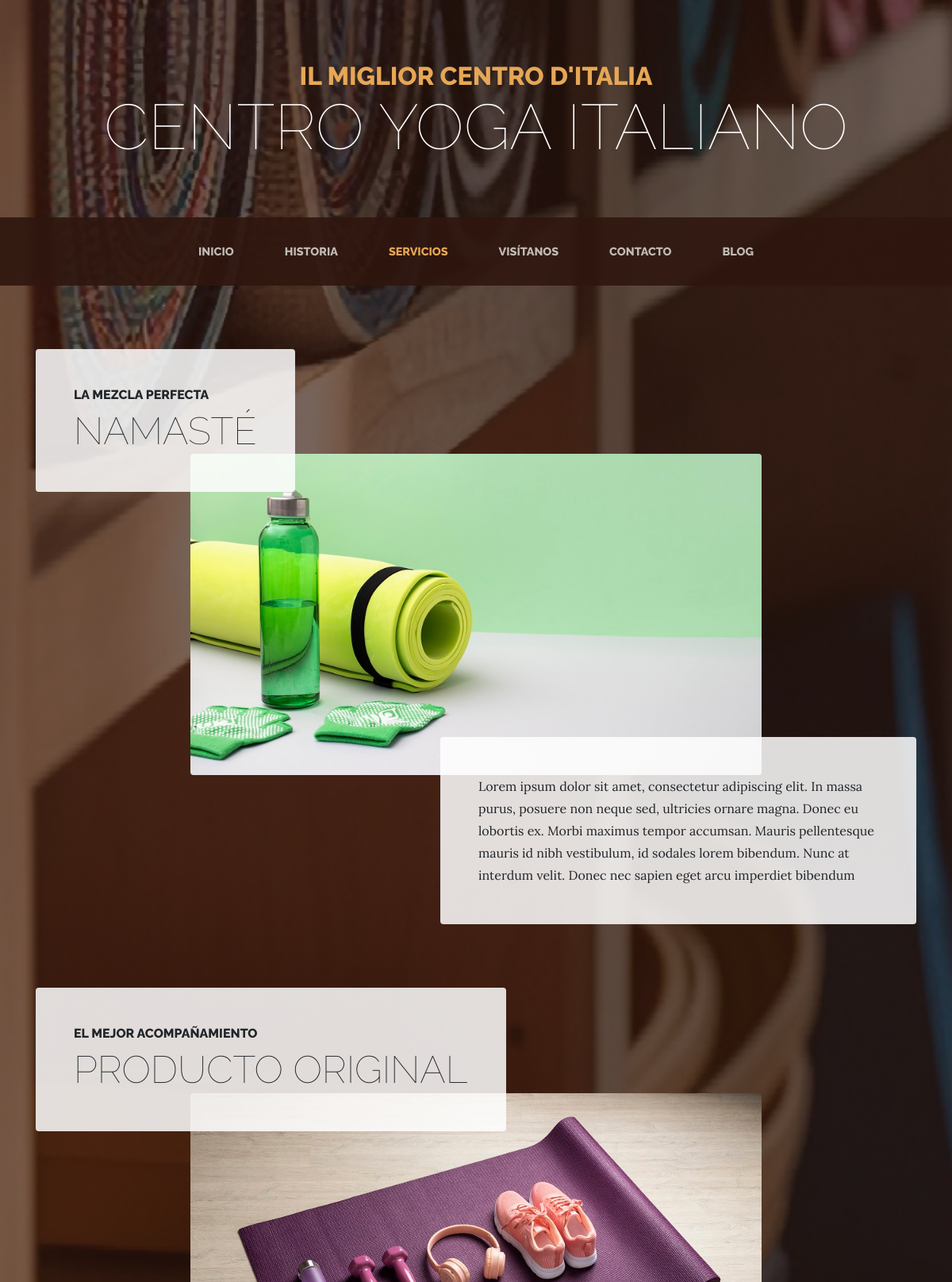
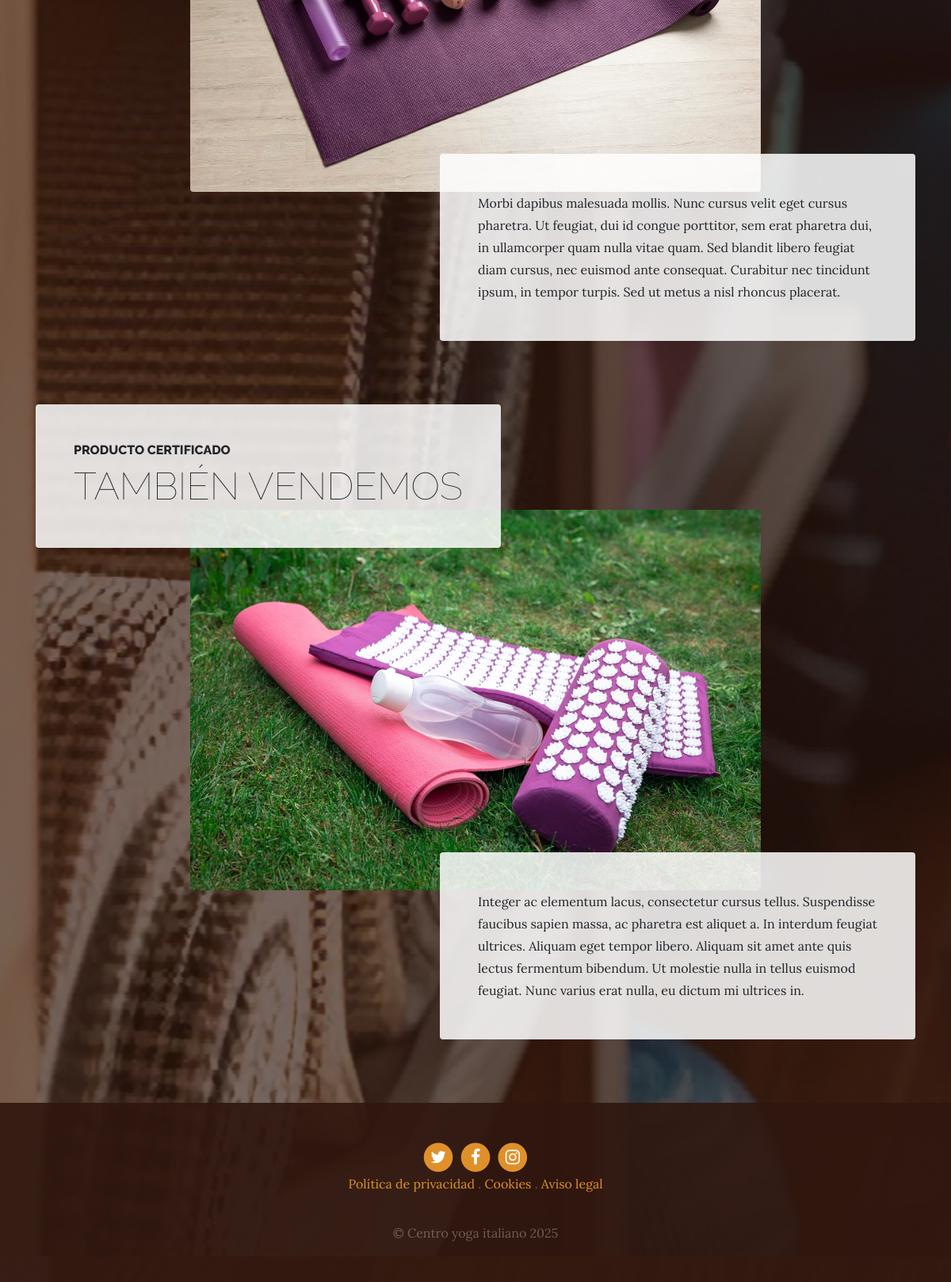
Page /services/ on the committed database (2 pictures, top to bottom).
### services/models.py (models this page shows, shortened)
class Service(models.Model):
    title = models.CharField(max_length= 200, verbose_name = "Título")
    subtitle = models.CharField(max_length= 200, verbose_name = "Subtítulo")
    content = models.TextField(verbose_name = "Contenido")
    image = models.ImageField(verbose_name= "imagen", upload_to= "services")
    created = models.DateTimeField(auto_now_add= True, verbose_name="Fecha de creación")
    updated = models.DateTimeField(auto_now= True, verbose_name= "Fecha de edición")
    class Meta:
        verbose_name = "servicio"
        verbose_name_plural = "servicios"
        ordering = ['-created']

### pages/models.py (models this page shows, shortened)
class Page(models.Model):
    title=models.CharField(verbose_name="Título", max_length=200)
    content=RichTextField(verbose_name="Contenido")
    order=models.SmallIntegerField(verbose_name="Orden", default=0)
    created = models.DateTimeField(auto_now_add= True, verbose_name="Fecha de creación")
    updated = models.DateTimeField(auto_now= True, verbose_name= "Fecha de edición")
    class Meta:
        verbose_name = "página"
        verbose_name_plural = "páginas"
        ordering =['order', 'title']

### services/views.py (the view)
# urls.py: path('', views.services, name= 'services'),
def services(request):
    services= Service.objects.all()
    return render(request, "services/services.html", {'services':services})

### pages/templatetags/pages_extras.py (called while the page is built)
@register.simple_tag
def get_page_list():
    pages=Page.objects.all()
    return pages

### social/processors.py (called while the page is built)
def ctx_dict(request):
    ctx={}
    links=Link.objects.all()
    for link in links:
        ctx[link.key]=link.url
    return ctx

### services/templates/services/services.html (shortened to what this page needs)
{% extends 'core/base.html' %}
{% load static %}
{% block content %}
{% for service in services reversed%}
    <section class="page-section">
      <div class="container">
        <div class="product-item">
          <div class="product-item-title d-flex">
            <div class="bg-faded p-5 d-flex mr-auto rounded">
              <h2 class="section-heading mb-0">
                <span class="section-heading-upper">{{service.subtitle}}</span>
                <span class="section-heading-lower">{{service.title}}</span>
              </h2>
            </div>
          </div>
          <img class="product-item-img mx-auto d-flex rounded img-fluid mb-3 mb-lg-0" src="{{service.image.url}}" alt="">
          <div class="product-item-description d-flex ml-auto">
            <div class="bg-faded p-5 rounded">
              <p class="mb-0">{{service.content}}</p>
            </div>
          </div>
        </div>
      </div>
    </section>
{% endfor %}
{% endblock %}

### core/templates/core/base.html (shortened to what this page needs)
<!DOCTYPE html>
<html lang="es">
  <head>
    {% load static %}
    <link href="{% static 'core/vendor/bootstrap/css/bootstrap.min.css' %}" rel="stylesheet">
    <link href="{% static 'core/vendor/font-awesome/css/font-awesome.min.css' %}" rel="stylesheet" type="text/css">
    <link href="{% static 'core/css/business-casual.css' %}" rel="stylesheet">
  </head>
  <body>
    <h1 class="site-heading text-center text-white d-none d-lg-block">
      <span class="site-heading-upper text-primary mb-3">Il miglior centro d'Italia</span>
      <span class="site-heading-lower">Centro yoga italiano</span>
    </h1>
    <nav class="navbar navbar-expand-lg navbar-dark py-lg-4" id="mainNav">
      <div class="container">
        <div class="collapse navbar-collapse" id="navbarResponsive">
          <ul class="navbar-nav mx-auto">
            <li class="nav-item  px-lg-4 {% if request.path == '/' %} active {% endif %}">
              <a class="nav-link text-uppercase text-expanded" href="{% url 'home'%}">Inicio</a>
            </li>
            <li class="nav-item px-lg-4 {% if request.path == '/about/' %} active {% endif %}">
              <a class="nav-link text-uppercase text-expanded" href="{% url 'about'%}">Historia</a>
            </li>
            <li class="nav-item px-lg-4 {% if request.path == '/services/' %} active {% endif %}">
              <a class="nav-link text-uppercase text-expanded" href="{% url 'services' %}">Servicios</a>
            </li>
            <li class="nav-item px-lg-4 {% if request.path == '/store/' %} active {% endif %}">
              <a class="nav-link text-uppercase text-expanded" href="{% url 'store'%}">Visítanos</a>
            </li>
            <li class="nav-item px-lg-4 {% if request.path == '/contact/' %} active {% endif %}">
              <a class="nav-link text-uppercase text-expanded" href="{% url 'contact'%}">Contacto</a>
            </li>
            <li class="nav-item px-lg-4 {% if request.path|slice:':6' == '/blog/' %} active {% endif %}">
              <a class="nav-link text-uppercase text-expanded" href="{% url 'blog:blog' %}">Blog</a>
            </li>
          </ul>
        </div>
      </div>
    </nav>
    {% block content %} {% endblock %}
    <footer class="footer text-faded text-center py-5">
      <div class="container">
        <p class="m-0">
              <a href="{{twitter}}" class="link">
                <span class="fa-stack fa-lg">
                  <i class="fa fa-circle fa-stack-2x"></i>
                  <i class="fa fa-twitter fa-stack-1x fa-inverse"></i>
                </span>
              </a>
            <a href="{{facebook}}" class="link">
              <span class="fa-stack fa-lg">
                <i class="fa fa-circle fa-stack-2x"></i>
                <i class="fa fa-facebook fa-stack-1x fa-inverse"></i>
              </span>
            </a>
            <a href="{{instagram}}" class="link">
              <span class="fa-stack fa-lg">
                <i class="fa fa-circle fa-stack-2x"></i>
                <i class="fa fa-instagram fa-stack-1x fa-inverse"></i>
              </span>
            </a>
	    </p>
        {% load pages_extras %}
        {% get_page_list as page_list %}
        {% for page in page_list %}
          <a href="{% url 'page' page.id %}" class="link">{{page.title}}</a> {% if not forloop.last %}.{% endif %}
        {% endfor %}
        <p class="m-0 mbt1">&copy; Centro yoga italiano 2025</p>
      </div>
	</footer>
  </body>
</html>

### core/static/core/css/business-casual.css (style rules this page uses)
body { font-family: 'Lora'; background: linear-gradient(rgba(47, 23, 15, 0.65), rgba(47, 23, 15, 0.65)), url("../img/bg.jpg"); background-attachment: fixed; background-position: center; background-size: cover; }
h1, h2, h3, h4, h5, h6 { font-family: 'Raleway'; }
p { line-height: 1.75; }
.text-faded { color: rgba(255, 255, 255, 0.3); }
.site-heading { margin-top: 5rem; margin-bottom: 5rem; text-transform: uppercase; line-height: 1; font-family: 'Raleway'; }
.site-heading .site-heading-upper { display: block; font-size: 2rem; font-weight: 800; }
.site-heading .site-heading-lower { font-size: 5rem; font-weight: 100; line-height: 4rem; }
.page-section { margin-top: 5rem; margin-bottom: 5rem; }
.section-heading { text-transform: uppercase; }
.section-heading .section-heading-upper { display: block; font-size: 1rem; font-weight: 800; padding-bottom:.5rem; }
.section-heading .section-heading-lower { display: block; font-size: 3rem; font-weight: 100; }
.bg-faded { background-color: rgba(255, 255, 255, 0.85); }
#mainNav { background-color: rgba(47, 23, 15, 0.9); font-family: 'Raleway'; }
#mainNav .navbar-nav .nav-item .nav-link { color: rgba(255, 255, 255, 0.7); font-weight: 800; }
#mainNav .navbar-nav .nav-item.active .nav-link { color: #e6a756; }
@media (min-width: 992px) { #mainNav .navbar-nav .nav-item .nav-link { font-size: 0.9rem; } }
@media (min-width: 992px) { .product-item .product-item-title { position: relative; z-index: 1; margin-bottom: -3rem; } }
@media (min-width: 992px) { .product-item .product-item-img { position: relative; z-index: 0; max-width: 60vw; } }
@media (min-width: 992px) { .product-item .product-item-description { position: relative; z-index: 1; margin-top: -3rem; max-width: 50vw; } }
.footer { background-color: rgba(47, 23, 15, 0.9); }
.text-primary { color: #e6a756 !important; }
.mbt1 { padding-top: 1.25rem; }
a.link { color: #df902a; }

### rows in the picture
Service: subtitle "LA MEZCLA PERFECTA", title "NAMASTÉ", image (picture), content "Lorem ipsum dolor sit amet, consectetur adipiscing elit. In massa purus, posuere non neque sed, ultricies ornare magna. Donec eu lobortis ex. Morbi maximus tempor accumsan. Mauris pellentesque mauris id nibh vestibulum, id sodales lorem bibendum. Nunc at interdum velit. Donec nec sapien eget arcu imperdiet bibendum"
Service: subtitle "EL MEJOR ACOMPAÑAMIENTO", title "PRODUCTO ORIGINAL", image (picture), content "Morbi dapibus malesuada mollis. Nunc cursus velit eget cursus pharetra. Ut feugiat, dui id congue porttitor, sem erat pharetra dui, in ullamcorper quam nulla vitae quam. Sed blandit libero feugiat diam cursus, nec euismod ante consequat. Curabitur nec tincidunt ipsum, in tempor turpis. Sed ut metus a nisl rhoncus placerat."
Service: subtitle "PRODUCTO CERTIFICADO", title "TAMBIÉN VENDEMOS", image (picture), content "Integer ac elementum lacus, consectetur cursus tellus. Suspendisse faucibus sapien massa, ac pharetra est aliquet a. In interdum feugiat ultrices. Aliquam eget tempor libero. Aliquam sit amet ante quis lectus fermentum bibendum. Ut molestie nulla in tellus euismod feugiat. Nunc varius erat nulla, eu dictum mi ultrices in."
Page: title "Política de privacidad"
Page: title "Cookies"
Page: title "Aviso legal"
